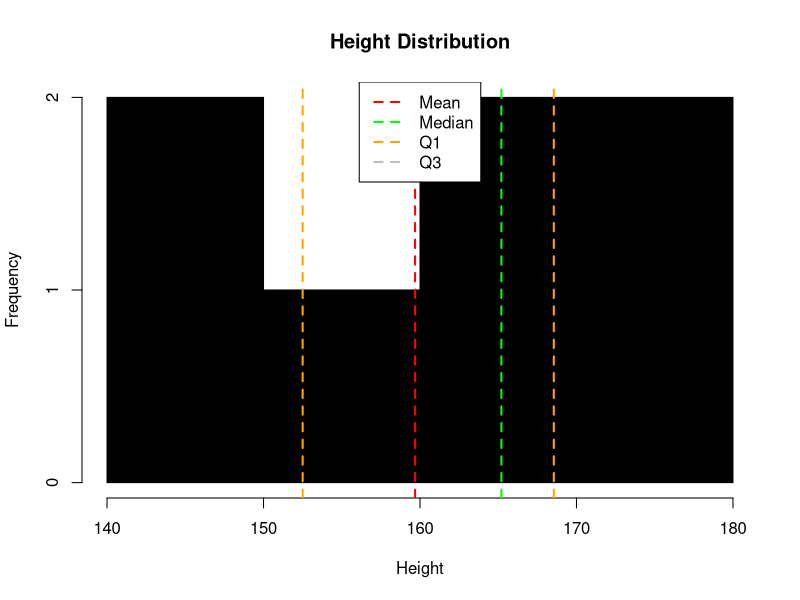

This chart was generated by the following R code:

heights <- c(155, 165.2, 170.5, 150, 166.6, 170.5, 140)

range_height <- diff(range(heights))

q1 <- quantile(heights, 0.25)
q3 <- quantile(heights, 0.75)
quartile_deviation <- (q3 - q1) / 2

std_deviation <- sd(heights)

variance <- var(heights)

hist(heights, main = "Height Distribution", xlab = "Height", ylab = "Frequency", col = "black", border = "black")

abline(v = mean(heights), col = "red", lwd = 2, lty = 2)
abline(v = median(heights), col = "green", lwd = 2, lty = 2)
abline(v = q1, col = "orange", lwd = 2, lty = 2)
abline(v = q3, col = "orange", lwd = 2, lty = 2)

legend("top", legend = c("Mean", "Median", "Q1", "Q3"), col = c("red", "green", "orange", "grey"), lty = 2, lwd = 2)

cat("Range:", range_height, "\n")
cat("Quartile Deviation:", quartile_deviation, "\n")
cat("Standard Deviation:", std_deviation, "\n")
cat("Variance:",variance,"\n")